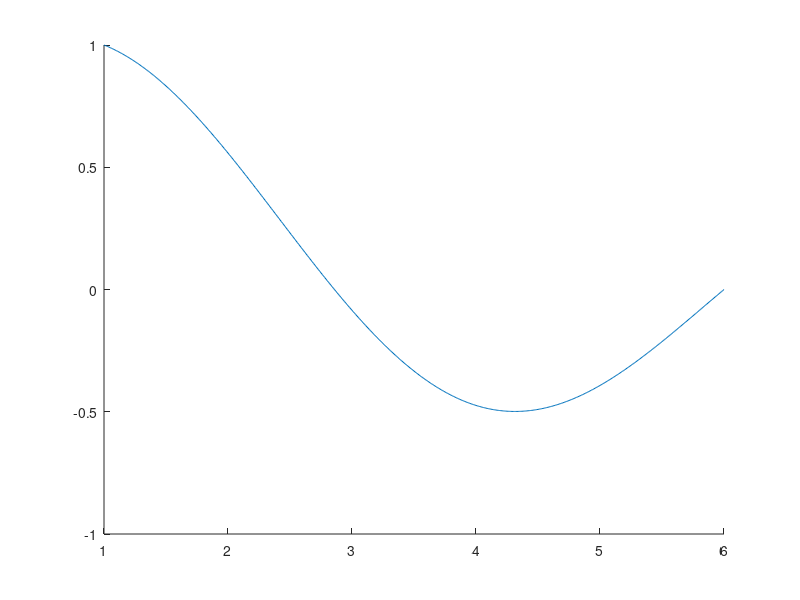

The MATLAB script that drew this image: (Note: this script raises an error after producing the figure.)
hold on;
x = 1:0.01:6;
y=sin(6-x)./ (sin(5) * sqrt(x));
plot(x, y );
pause (1)
[j,f]=edo2("@(x) -1/x","@(x) 1/(4*x**2)-1","@(x) 0",0.1,1,6,1,0);
plot(j,f)
legend ({"Verdadera", "Con h=0.1"}, "location", "north");
legend hide
legend show
pause (1)
[j,f]=edo2("@(x) -1/x","@(x) 1/(4*x**2)-1","@(x) 0",0.01,1,6,1,0);
plot(j,f)
legend ({"Verdadera", "Con h=0.1","Con h=0.01"}, "location", "north");
legend hide
legend show
pause (1)
[j,f]=edo2("@(x) -1/x","@(x) 1/(4*x**2)-1","@(x) 0",0.001,1,6,1,0);
plot(j,f)
legend ({"Verdadera", "Con h=0.1","Con h=0.01","Con h=0.001"}, "location", "north");
legend hide
legend show
pause (0.1)
[j,f]=edo2("@(x) -1/x","@(x) 1/(4*x**2)-1","@(x) 0",0.0001,1,6,1,0);
plot(j,f)
legend ({"Verdadera", "Con h=0.1","Con h=0.01","Con h=0.001","Con h=0.0001"}, "location", "north");
legend hide
legend show